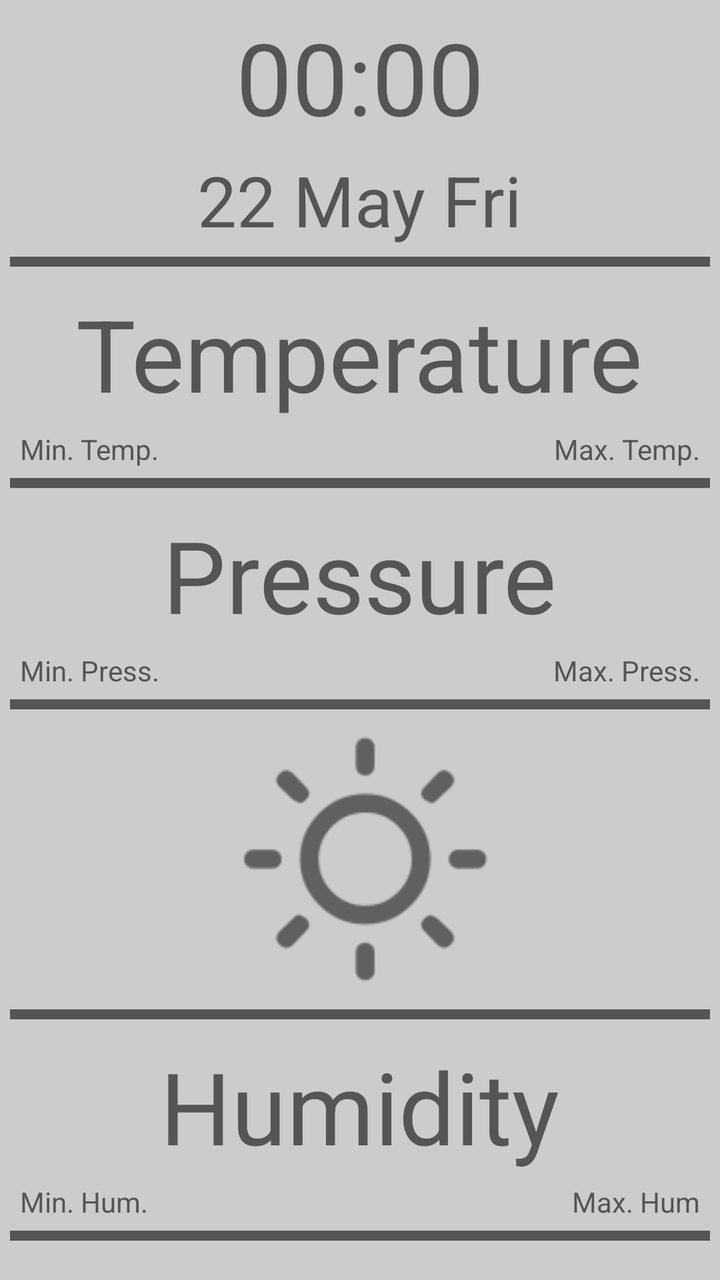
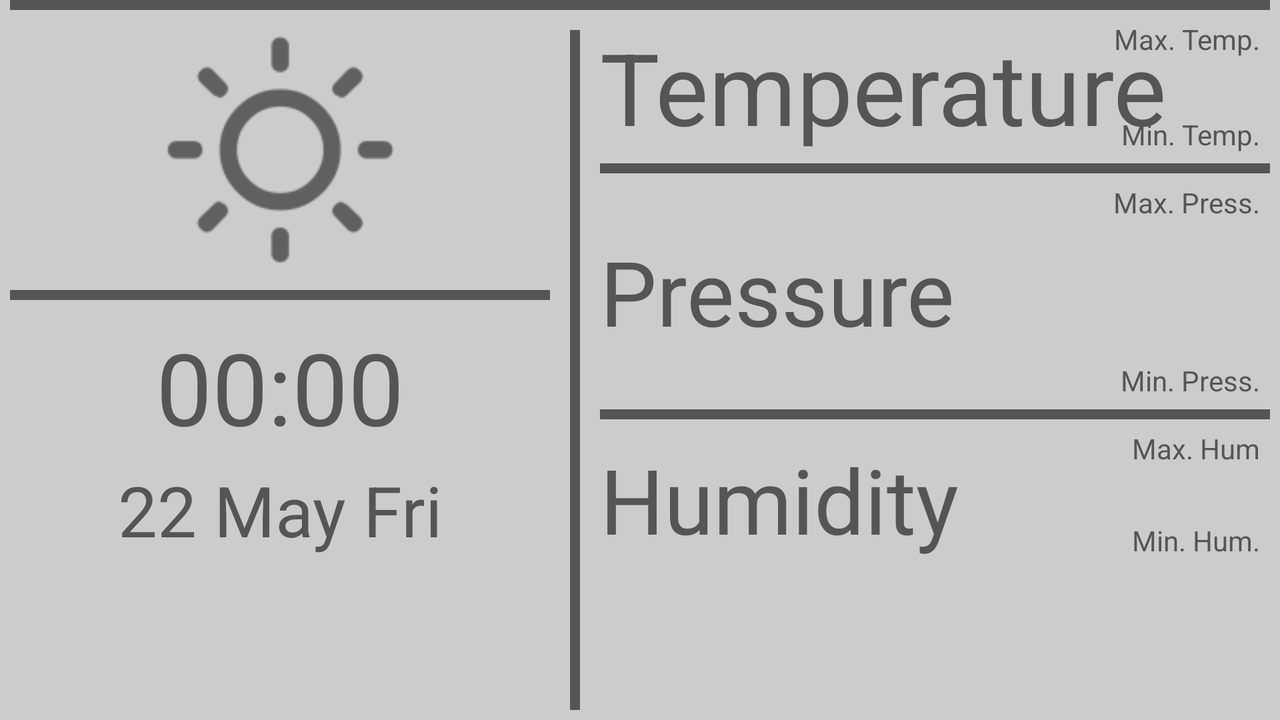

First picture: res/layout/ on a phone held upright. Second picture: the repository's own variant of that layout, on a device whose configuration matches the variant's folder. Source for both follows.
<!-- AndroidManifest.xml: application theme AppTheme -->
<!-- res/layout/station_view.xml -->
<?xml version="1.0" encoding="utf-8"?>
<RelativeLayout xmlns:android="http://schemas.android.com/apk/res/android"
                xmlns:tools="http://schemas.android.com/tools"
                android:layout_width="match_parent"
                android:layout_height="wrap_content"
                android:id="@+id/station"
                android:background="@color/my_gray_bright"
                android:visibility="visible"
                android:layout_weight="1">

    <TextView
        android:layout_width="wrap_content"
        android:layout_height="wrap_content"
        android:textAppearance="?android:attr/textAppearanceLarge"
        android:text="@string/tvTime"
        android:id="@+id/tvTime"
        android:paddingLeft="10dp"
        android:paddingRight="10dp"
        android:paddingEnd="10dp"
        android:paddingStart="10dp"
        tools:ignore="NewApi"
        android:textSize="50sp"
        android:textColor="@color/my_gray_dark"
        android:layout_centerHorizontal="true"
        android:layout_margin="5dp"/>

    <TextView
        android:layout_width="wrap_content"
        android:layout_height="wrap_content"
        android:textAppearance="?android:attr/textAppearanceLarge"
        android:text="@string/tvDate"
        android:id="@+id/tvDate"
        android:layout_centerHorizontal="true"
        android:paddingLeft="10dp"
        android:paddingRight="10dp"
        android:paddingEnd="10dp"
        android:paddingStart="10dp"
        android:layout_below="@+id/tvTime"
        tools:ignore="NewApi"
        android:textSize="35sp"
        android:textIsSelectable="true"
        android:textColor="@color/my_gray_dark"/>

    <ImageView
        android:layout_width="match_parent"
        android:layout_height="140dp"
        android:id="@+id/ivForecast"
        android:src="@mipmap/ic_sun"
        android:contentDescription="@string/tvTime"
        android:layout_below="@+id/vDivider3"
        android:layout_alignLeft="@+id/vDivider3"
        android:layout_alignStart="@+id/vDivider3"/>

    <TextView
        android:layout_width="wrap_content"
        android:layout_height="wrap_content"
        android:textAppearance="?android:attr/textAppearanceLarge"
        android:text="@string/currTemp"
        android:id="@+id/tvCurrTempStation"
        android:layout_below="@+id/vDivider1"
        android:textSize="50sp"
        android:textColor="@color/my_gray_dark"
        android:layout_centerHorizontal="true"
        android:layout_margin="5dp"/>

    <TextView
        android:layout_width="wrap_content"
        android:layout_height="wrap_content"
        android:textAppearance="?android:attr/textAppearanceSmall"
        android:text="@string/currTempMax"
        android:id="@+id/tvTodayMaxTemp"
        android:layout_alignParentRight="true"
        android:layout_alignParentEnd="true"
        android:paddingLeft="10dp"
        android:paddingRight="10dp"
        android:paddingEnd="10dp"
        android:paddingStart="10dp"
        tools:ignore="NewApi"
        android:textColor="@color/my_gray_dark"
        android:layout_below="@+id/tvCurrTempStation"/>

    <TextView
        android:layout_width="wrap_content"
        android:layout_height="wrap_content"
        android:textAppearance="?android:attr/textAppearanceSmall"
        android:text="@string/currTempMin"
        android:id="@+id/tvTodayMinTemp"
        android:layout_alignParentRight="false"
        android:layout_alignParentEnd="true"
        android:paddingLeft="10dp"
        android:paddingRight="10dp"
        android:paddingEnd="10dp"
        android:paddingStart="10dp"
        tools:ignore="NewApi"
        android:textColor="@color/my_gray_dark"
        android:layout_below="@+id/tvCurrTempStation"
        android:layout_alignParentLeft="true"
        android:layout_alignParentStart="true"/>

    <TextView
        android:layout_width="wrap_content"
        android:layout_height="wrap_content"
        android:textAppearance="?android:attr/textAppearanceLarge"
        android:text="@string/currPress"
        android:id="@+id/tvCurrPressStation"
        android:layout_below="@+id/vDivider2"
        android:textSize="50sp"
        android:textColor="@color/my_gray_dark"
        android:layout_centerHorizontal="true"
        android:layout_margin="5dp"/>

    <TextView
        android:layout_width="wrap_content"
        android:layout_height="wrap_content"
        android:textAppearance="?android:attr/textAppearanceSmall"
        android:text="@string/currPressMax"
        android:id="@+id/tvTodayMaxPress"
        android:layout_alignParentRight="true"
        android:layout_alignParentEnd="true"
        android:paddingLeft="10dp"
        android:paddingRight="10dp"
        android:paddingEnd="10dp"
        android:paddingStart="10dp"
        tools:ignore="NewApi"
        android:textColor="@color/my_gray_dark"
        android:layout_below="@+id/tvCurrPressStation"/>

    <TextView
        android:layout_width="wrap_content"
        android:layout_height="wrap_content"
        android:textAppearance="?android:attr/textAppearanceSmall"
        android:text="@string/currPressMin"
        android:id="@+id/tvTodayMinPress"
        android:layout_alignParentRight="false"
        android:layout_alignParentEnd="true"
        android:paddingLeft="10dp"
        android:paddingRight="10dp"
        android:paddingEnd="10dp"
        android:paddingStart="10dp"
        tools:ignore="NewApi"
        android:textColor="@color/my_gray_dark"
        android:layout_below="@+id/tvCurrPressStation"
        android:layout_alignParentLeft="true"
        android:layout_alignParentStart="true"/>

    <TextView
        android:layout_width="wrap_content"
        android:layout_height="wrap_content"
        android:textAppearance="?android:attr/textAppearanceLarge"
        android:text="@string/currHumid"
        android:id="@+id/tvCurrHumidStation"
        android:layout_below="@+id/vDivider4"
        android:textSize="50sp"
        android:textColor="@color/my_gray_dark"
        android:layout_centerHorizontal="true"
        android:layout_margin="5dp"/>

    <TextView
        android:layout_width="wrap_content"
        android:layout_height="wrap_content"
        android:textAppearance="?android:attr/textAppearanceSmall"
        android:text="@string/currHumidMax"
        android:id="@+id/tvTodayMaxHumid"
        android:layout_alignParentRight="true"
        android:layout_alignParentEnd="true"
        android:paddingLeft="10dp"
        android:paddingRight="10dp"
        android:paddingEnd="10dp"
        android:paddingStart="10dp"
        tools:ignore="NewApi"
        android:textColor="@color/my_gray_dark"
        android:layout_below="@+id/tvCurrHumidStation"/>

    <TextView
        android:layout_width="wrap_content"
        android:layout_height="wrap_content"
        android:textAppearance="?android:attr/textAppearanceSmall"
        android:text="@string/currHumidMin"
        android:id="@+id/tvTodayMinHumid"
        android:layout_alignParentRight="false"
        android:layout_alignParentEnd="true"
        android:paddingLeft="10dp"
        android:paddingRight="10dp"
        android:paddingEnd="10dp"
        android:paddingStart="10dp"
        tools:ignore="NewApi"
        android:textColor="@color/my_gray_dark"
        android:layout_below="@+id/tvCurrHumidStation"
        android:layout_alignParentLeft="true"
        android:layout_alignParentStart="true"/>

    <View
        android:layout_width="fill_parent"
        android:layout_height="5dp"
        android:id="@+id/vDivider1"
        android:background="@color/my_gray_dark"
        android:layout_below="@+id/tvDate"
        android:layout_margin="5dp"/>

    <View
        android:layout_width="fill_parent"
        android:layout_height="5dp"
        android:id="@+id/vDivider2"
        android:layout_margin="5dp"
        android:background="@color/my_gray_dark"
        android:layout_below="@+id/tvTodayMaxTemp"/>

    <View
        android:layout_width="fill_parent"
        android:layout_height="5dp"
        android:id="@+id/vDivider3"
        android:layout_margin="5dp"
        android:background="@color/my_gray_dark"
        android:layout_below="@+id/tvTodayMaxPress"/>

    <View
        android:layout_width="fill_parent"
        android:layout_height="5dp"
        android:id="@+id/vDivider4"
        android:layout_margin="5dp"
        android:background="@color/my_gray_dark"
        android:layout_below="@+id/ivForecast"/>

    <View
        android:layout_width="fill_parent"
        android:layout_height="5dp"
        android:id="@+id/vDivider5"
        android:layout_margin="5dp"
        android:background="@color/my_gray_dark"
        android:layout_below="@+id/tvTodayMaxHumid"/>

</RelativeLayout>
<!-- resources referenced by this layout -->
<resources>
  <color name="my_gray_bright">#ffCCCCCC</color>
  <color name="my_gray_dark">#ff555555</color>
  <!-- mipmap ic_sun: png bitmap (mipmap-hdpi, 2128 bytes) -->
  <string name="currHumid">Humidity</string>
  <string name="currHumidMax">Max. Hum</string>
  <string name="currHumidMin">Min. Hum.</string>
  <string name="currPress">Pressure</string>
  <string name="currPressMax">Max. Press.</string>
  <string name="currPressMin">Min. Press.</string>
  <string name="currTemp">Temperature</string>
  <string name="currTempMax">Max. Temp.</string>
  <string name="currTempMin">Min. Temp.</string>
  <string name="tvDate">22 May Fri</string>
  <string name="tvTime">00:00</string>
  <style name="AppTheme" parent="AppTheme.Base" />
  <style name="AppTheme.Base" parent="Theme.AppCompat.Light">
          <item name="colorPrimary">@android:color/holo_blue_light</item>
          <item name="colorPrimaryDark">@android:color/holo_blue_dark</item>
          <item name="android:windowNoTitle">true</item>
          <item name="windowActionBar">false</item>
          <item name="android:windowBackground">@android:color/holo_blue_bright</item>
          <item name="android:colorBackgroundCacheHint">@android:color/holo_blue_light</item>
          <item name="android:background">@android:color/transparent</item>
          <item name="android:textColorPrimary">@android:color/black</item>
          <item name="android:textColorSecondary">@android:color/black</item>
          <item name="android:textColorTertiary">@android:color/black</item>
          <item name="android:colorBackground">@android:color/holo_blue_dark</item>
          <item name="myBackground">@android:color/holo_blue_bright</item>
          <item name="myWidgetBorder">@android:color/holo_blue_dark</item>
          <item name="android:displayOptions">useLogo|showHome</item>
          <item name="myToolBar">@style/myBlueToolBar</item>
          <item name="android:actionBarStyle">@style/MyActionBarTheme</item>
          <item name="actionBarStyle">@style/MyActionBarTheme</item>
          <item name="background">@android:color/holo_blue_dark</item>
          <item name="ic_infinite_icon">@drawable/ic_infinite</item>
          <item name="ic_day_view_icon">@drawable/ic_day_view</item>
          <item name="ic_month_view_icon">@drawable/ic_month_view</item>
          <item name="ic_next_icon">@drawable/ic_next</item>
          <item name="ic_last_icon">@drawable/ic_last</item>
      </style>
  <style name="myBlueToolBar">
          <item name="android:background">@android:color/holo_blue_light</item>
      </style>
  <style name="MyActionBarTheme" parent="@android:style/Widget.Holo.Light.ActionBar">
          <item name="android:background">@android:color/holo_blue_light</item>
      </style>
  <!-- drawable ic_infinite: png bitmap (drawable-hdpi, 788 bytes) -->
  <!-- drawable ic_month_view: png bitmap (drawable-hdpi, 371 bytes) -->
  <!-- drawable ic_next: png bitmap (drawable-hdpi, 212 bytes) -->
  <!-- drawable ic_last: png bitmap (drawable-hdpi, 198 bytes) -->
</resources>
<!-- res/layout-land/station_view.xml (the author's variant of the layout above) -->
<!-- drawn on the phone turned sideways -->
<?xml version="1.0" encoding="utf-8"?>
<RelativeLayout xmlns:android="http://schemas.android.com/apk/res/android"
                xmlns:tools="http://schemas.android.com/tools"
                android:layout_width="match_parent"
                android:layout_height="match_parent"
                android:id="@+id/station"
                android:background="@color/my_gray_bright"
                android:visibility="visible"
                android:layout_weight="1"
                tools:context=".WeatherStation">

    <TextView
        android:layout_width="wrap_content"
        android:layout_height="wrap_content"
        android:textAppearance="?android:attr/textAppearanceLarge"
        android:text="@string/tvTime"
        android:id="@+id/tvTime"
        android:paddingLeft="10dp"
        android:paddingRight="10dp"
        android:paddingEnd="10dp"
        android:paddingStart="10dp"
        tools:ignore="NewApi"
        android:textSize="50sp"
        android:textColor="@color/my_gray_dark"
        android:layout_centerHorizontal="true"
        android:layout_margin="5dp"
        android:layout_below="@+id/vDivider1"
        android:layout_alignParentLeft="true"
        android:layout_alignParentStart="true"
        android:layout_alignLeft="@+id/ivForecast"
        android:layout_alignStart="@+id/ivForecast"
        android:layout_alignRight="@+id/ivForecast"
        android:layout_alignEnd="@+id/ivForecast"
        android:gravity="center_horizontal"/>

    <TextView
        android:layout_width="wrap_content"
        android:layout_height="wrap_content"
        android:textAppearance="?android:attr/textAppearanceLarge"
        android:text="@string/tvDate"
        android:id="@+id/tvDate"
        android:layout_centerHorizontal="true"
        android:paddingLeft="10dp"
        android:paddingRight="10dp"
        android:paddingEnd="10dp"
        android:paddingStart="10dp"
        android:layout_below="@+id/tvTime"
        tools:ignore="NewApi"
        android:textSize="35sp"
        android:textIsSelectable="true"
        android:textColor="@color/my_gray_dark"
        android:layout_alignLeft="@+id/ivForecast"
        android:layout_alignStart="@+id/ivForecast"
        android:layout_alignRight="@+id/ivForecast"
        android:layout_alignEnd="@+id/ivForecast"
        android:gravity="center_horizontal"/>

    <ImageView
        android:layout_width="280dp"
        android:layout_height="130dp"
        android:id="@+id/ivForecast"
        android:src="@mipmap/ic_sun"
        android:contentDescription="@string/tvTime"
        android:layout_below="@+id/vDivider5"/>

    <TextView
        android:layout_width="wrap_content"
        android:layout_height="wrap_content"
        android:textAppearance="?android:attr/textAppearanceLarge"
        android:text="@string/currTemp"
        android:id="@+id/tvCurrTempStation"
        android:textSize="50sp"
        android:textColor="@color/my_gray_dark"
        android:layout_centerHorizontal="true"
        android:layout_toRightOf="@+id/vDivider4"
        android:layout_toEndOf="@+id/vDivider4"
        android:layout_alignParentTop="true"
        android:layout_alignTop="@+id/tvTodayMaxTemp"
        android:layout_marginTop="10dp"
        android:layout_marginLeft="5dp"
        android:layout_marginRight="5dp"
        android:layout_marginBottom="5dp"/>

    <TextView
        android:layout_width="wrap_content"
        android:layout_height="wrap_content"
        android:textAppearance="?android:attr/textAppearanceSmall"
        android:text="@string/currTempMax"
        android:id="@+id/tvTodayMaxTemp"
        android:layout_alignParentRight="true"
        android:layout_alignParentEnd="true"
        android:paddingLeft="10dp"
        android:paddingRight="10dp"
        android:paddingEnd="10dp"
        android:paddingStart="10dp"
        tools:ignore="NewApi"
        android:textColor="@color/my_gray_dark"
        android:layout_below="@+id/vDivider5"/>

    <TextView
        android:layout_width="wrap_content"
        android:layout_height="wrap_content"
        android:textAppearance="?android:attr/textAppearanceSmall"
        android:text="@string/currTempMin"
        android:id="@+id/tvTodayMinTemp"
        android:layout_alignParentRight="true"
        android:layout_alignParentEnd="true"
        android:paddingLeft="10dp"
        android:paddingRight="10dp"
        android:paddingEnd="10dp"
        android:paddingStart="10dp"
        tools:ignore="NewApi,RelativeOverlap"
        android:textColor="@color/my_gray_dark"
        android:layout_alignBottom="@+id/tvCurrTempStation"/>

    <TextView
        android:layout_width="wrap_content"
        android:layout_height="wrap_content"
        android:textAppearance="?android:attr/textAppearanceLarge"
        android:text="@string/currPress"
        android:id="@+id/tvCurrPressStation"
        android:layout_below="@+id/tvTodayMaxPress"
        android:textSize="45sp"
        android:textColor="@color/my_gray_dark"
        android:layout_centerHorizontal="true"
        android:layout_margin="5dp"
        android:layout_toRightOf="@+id/vDivider4"
        android:layout_toEndOf="@+id/vDivider4"/>

    <TextView
        android:layout_width="wrap_content"
        android:layout_height="wrap_content"
        android:textAppearance="?android:attr/textAppearanceSmall"
        android:text="@string/currPressMax"
        android:id="@+id/tvTodayMaxPress"
        android:layout_alignParentRight="true"
        android:layout_alignParentEnd="true"
        android:paddingLeft="10dp"
        android:paddingRight="10dp"
        android:paddingEnd="10dp"
        android:paddingStart="10dp"
        tools:ignore="NewApi"
        android:textColor="@color/my_gray_dark"
        android:layout_below="@+id/vDivider2"/>

    <TextView
        android:layout_width="wrap_content"
        android:layout_height="wrap_content"
        android:textAppearance="?android:attr/textAppearanceSmall"
        android:text="@string/currPressMin"
        android:id="@+id/tvTodayMinPress"
        android:layout_alignParentRight="true"
        android:layout_alignParentEnd="true"
        android:paddingLeft="10dp"
        android:paddingRight="10dp"
        android:paddingEnd="10dp"
        android:paddingStart="10dp"
        tools:ignore="NewApi"
        android:textColor="@color/my_gray_dark"
        android:layout_below="@+id/tvCurrPressStation"/>

    <TextView
        android:layout_width="wrap_content"
        android:layout_height="wrap_content"
        android:textAppearance="?android:attr/textAppearanceLarge"
        android:text="@string/currHumid"
        android:id="@+id/tvCurrHumidStation"
        android:textSize="45sp"
        android:textColor="@color/my_gray_dark"
        android:layout_centerHorizontal="true"
        android:layout_margin="5dp"
        android:layout_toRightOf="@+id/vDivider4"
        android:layout_toEndOf="@+id/vDivider4"
        android:layout_below="@+id/vDivider3"/>

    <TextView
        android:layout_width="wrap_content"
        android:layout_height="wrap_content"
        android:textAppearance="?android:attr/textAppearanceSmall"
        android:text="@string/currHumidMax"
        android:id="@+id/tvTodayMaxHumid"
        android:layout_alignParentRight="true"
        android:layout_alignParentEnd="true"
        android:paddingLeft="10dp"
        android:paddingRight="10dp"
        android:paddingEnd="10dp"
        android:paddingStart="10dp"
        tools:ignore="NewApi"
        android:textColor="@color/my_gray_dark"
        android:layout_below="@+id/vDivider3"/>

    <TextView
        android:layout_width="wrap_content"
        android:layout_height="wrap_content"
        android:textAppearance="?android:attr/textAppearanceSmall"
        android:text="@string/currHumidMin"
        android:id="@+id/tvTodayMinHumid"
        android:layout_alignParentRight="true"
        android:layout_alignParentEnd="true"
        android:paddingLeft="10dp"
        android:paddingRight="10dp"
        android:paddingEnd="10dp"
        android:paddingStart="10dp"
        tools:ignore="NewApi"
        android:textColor="@color/my_gray_dark"
        android:layout_alignBottom="@+id/tvCurrHumidStation"/>

    <View
        android:layout_width="fill_parent"
        android:layout_height="5dp"
        android:id="@+id/vDivider1"
        android:background="@color/my_gray_dark"
        android:layout_margin="5dp"
        android:layout_below="@+id/ivForecast"
        android:layout_toLeftOf="@+id/vDivider4"
        android:layout_toStartOf="@+id/vDivider4"
        />

    <View
        android:layout_width="fill_parent"
        android:layout_height="5dp"
        android:id="@+id/vDivider2"
        android:layout_margin="5dp"
        android:background="@color/my_gray_dark"
        android:layout_below="@+id/tvTodayMinTemp"
        android:layout_toRightOf="@+id/vDivider4"
        android:layout_toEndOf="@+id/vDivider4"/>

    <View
        android:layout_width="fill_parent"
        android:layout_height="5dp"
        android:id="@+id/vDivider3"
        android:layout_margin="5dp"
        android:background="@color/my_gray_dark"
        android:layout_below="@+id/tvTodayMinPress"
        android:layout_toRightOf="@+id/vDivider4"
        android:layout_toEndOf="@+id/vDivider4"/>

    <View
        android:layout_width="5dp"
        android:layout_height="fill_parent"
        android:id="@+id/vDivider4"
        android:layout_margin="5dp"
        android:background="@color/my_gray_dark"
        android:layout_toRightOf="@+id/ivForecast"
        android:layout_toEndOf="@+id/ivForecast"
        android:layout_below="@+id/vDivider5"/>

    <View
        android:layout_width="fill_parent"
        android:layout_height="5dp"
        android:id="@+id/vDivider5"
        android:background="@color/my_gray_dark"
        android:layout_marginLeft="5dp"
        android:layout_marginRight="5dp"
        android:layout_marginBottom="5dp"/>

</RelativeLayout>
